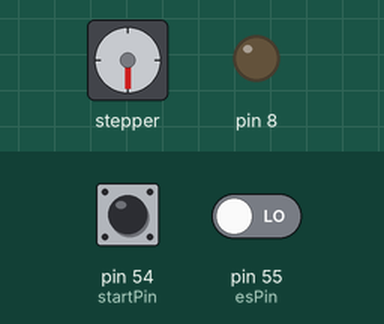
This sketch was run on a simulated Arduino Mega 2560, built with avr-gcc and run on an emulated ATmega2560. Parts: stepper motor, output pins drawn as LEDs (lit = HIGH). Inputs (shaded band) come from the test bench; at power-on: pin 54 (startPin) LOW, pin 55 (esPin) LOW. Stepper angles assume 200 steps per turn; pins used as bus, display or sensor lines are not drawn.

Above: at 3.2 s.
3.3 s: pin 54 (startPin) pulled HIGH for 0.15 s
At 4.0 s:
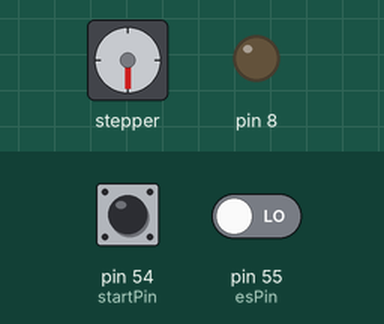
6.4 s: pin 55 (esPin) driven HIGH
9.4 s: pin 55 (esPin) driven LOW
At 10.2 s:
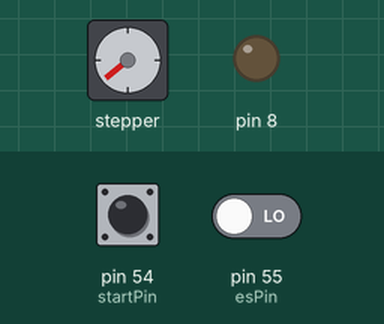
12.4 s: pin 55 (esPin) driven HIGH
15.4 s: pin 54 (startPin) pulled HIGH for 1 s
19.4 s: pin 55 (esPin) driven LOW
At 20.2 s:
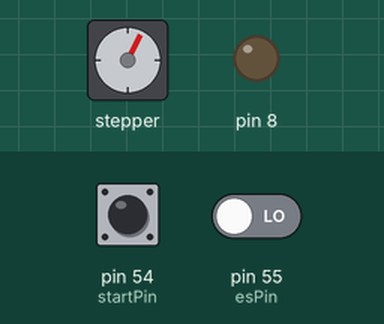
Timing chart, 0 to 21.9 s (numbered marks = the images above; inputs shaded):
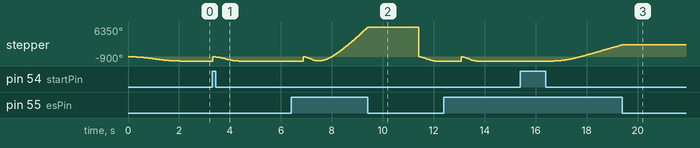

Measured:
- after the input at 3.3 s, stepper: turns 892° clockwise in 0.00 s, then 892° counter-clockwise in 0.96 s
- by itself, stepper: turns 900° counter-clockwise in 2.0 s

The sketch:

CONTROLLINO_faina_2.ino
```cpp
#include <Controllino.h>
#include <AccelStepper.h>

#define stepPulse CONTROLLINO_D0
#define stepDir CONTROLLINO_D2
#define stepEnable CONTROLLINO_D1

#define dcPin CONTROLLINO_D5

#define esPin CONTROLLINO_A1
#define startPin CONTROLLINO_A0

AccelStepper stepper(AccelStepper::DRIVER, stepPulse, stepDir);
void setup() {

  pinMode(stepEnable,OUTPUT);
  digitalWrite(stepEnable,LOW);

  pinMode(dcPin, OUTPUT);
  digitalWrite(dcPin, LOW);


  pinMode(CONTROLLINO_D6,OUTPUT);
  digitalWrite(CONTROLLINO_D6,LOW);

  stepper.setMaxSpeed(500);
  stepper.setAcceleration(500);

  stepper.moveTo(-500);
  while(stepper.distanceToGo() != 0) {
    stepper.run();
  }

  while (digitalRead(esPin)) {

    stepper.moveTo(100000);
    stepper.run();

  }

  stepper.setCurrentPosition(0);

  digitalWrite(CONTROLLINO_D6,LOW);

}

unsigned long t = 0;
unsigned long dcT = 0;
unsigned long dcStep = 20;
uint8_t vel = 0;
bool dcDir = true;

bool start = false;

unsigned long codaT = 0;
bool codaS = false;

unsigned long testaT = 0;
uint8_t testaS = 0;

void loop() {

  if (digitalRead(startPin)) {

    scatto(2000,-500);
    delay(1000);

    coda(1);

    giu(2000);
    delay(1000);

    scatto(6000,-500);
    giu(6000);
    delay(1000);

    coda(2);

    scatto(6000,-500);
    giu(3000);
    delay(1000);

    scatto(6000,-500);
    delay(2000);

    coda(2);

    giu(1000);


  }

  digitalWrite(dcPin,LOW);


}

void coda(int i) {
  for (int j=0; j<i; j++) {
  digitalWrite(dcPin,HIGH);
    delay(500);
    digitalWrite(dcPin,LOW);
  }
}

void giu(int sp) {

  stepper.setMaxSpeed(sp);
  stepper.setAcceleration(sp);

  while (digitalRead(esPin)) {
    stepper.moveTo(10000);
    stepper.run();
  }

  stepper.setCurrentPosition(0);
}

void scatto(int sp, int pos) {
  //digitalWrite(dcPin, HIGH);
  stepper.setMaxSpeed(sp);
  stepper.setAcceleration(sp);
  stepper.moveTo(pos);
  while(stepper.distanceToGo() != 0) {
    stepper.run();
  }
  //digitalWrite(dcPin, LOW);
}
```
